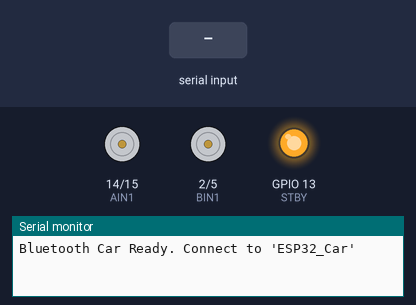
A sketch run on a simulated ESP32. Shown: motor-driver pin pairs drawn as motors (green arrow = first pin HIGH = forward, orange = second pin HIGH = backward, longer = more drive, scaled by the enable pin, stopped while the standby pin is LOW), output pins drawn as LEDs (lit = HIGH), the last lines printed to the serial monitor. The test bench sets the inputs (shaded band). Nothing arrives over Bluetooth unless stated.

Above: at 1.2 s.
1.3 s: "forward\n" received over the second serial link
At 1.7 s:
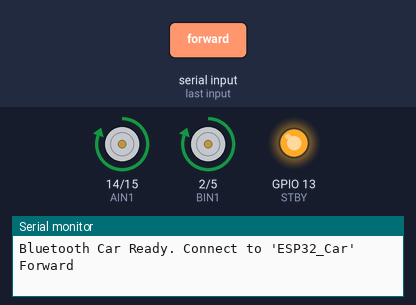
2.8 s: "backward\n" received over the second serial link
At 4.0 s:
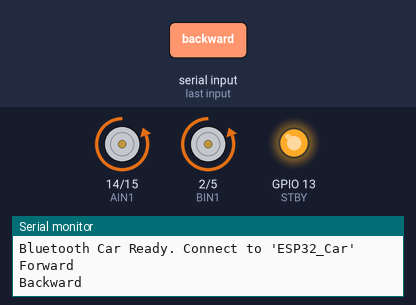
4.3 s: "left\n" received over the second serial link
At 5.2 s:
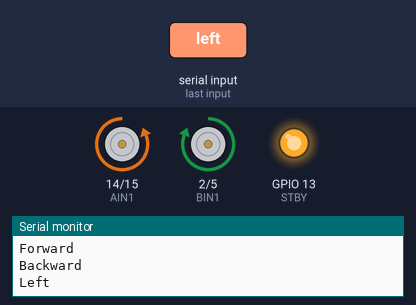
5.8 s: "right\n" received over the second serial link
At 6.3 s:
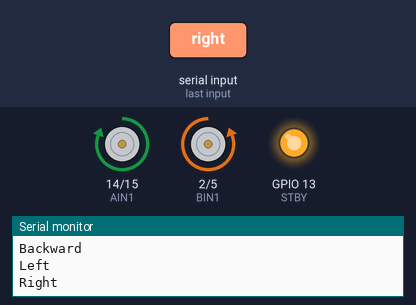
7.3 s: "stop\n" received over the second serial link
At 8.7 s:
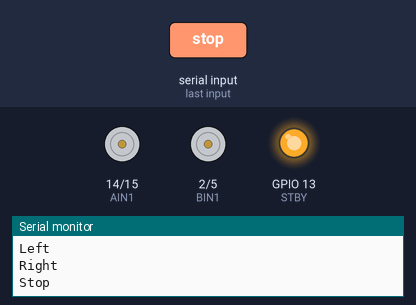
Timing chart, 0 to 9.8 s (numbered marks = the images above; inputs shaded):
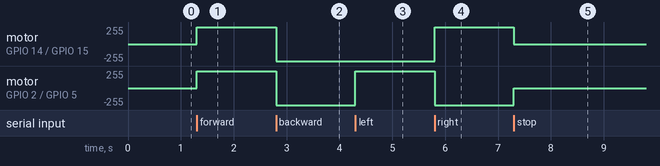

Measured:
- after the input at 1.3 s, motor on GPIO 14 (AIN1) / GPIO 15 (AIN2), motor on GPIO 2 (BIN1) / GPIO 5 (BIN2): stopped → forward 255/255 at once
- after the input at 2.8 s, motor on GPIO 14 (AIN1) / GPIO 15 (AIN2), motor on GPIO 2 (BIN1) / GPIO 5 (BIN2): forward 255/255 → backward 255/255 at once
- after the input at 4.3 s, motor on GPIO 2 (BIN1) / GPIO 5 (BIN2): backward 255/255 → forward 255/255 at once
- after the input at 5.8 s, motor on GPIO 14 (AIN1) / GPIO 15 (AIN2): backward 255/255 → forward 255/255 at once; motor on GPIO 2 (BIN1) / GPIO 5 (BIN2): forward 255/255 → backward 255/255 at once
- after the input at 7.3 s, motor on GPIO 14 (AIN1) / GPIO 15 (AIN2): forward 255/255 → stopped at once; motor on GPIO 2 (BIN1) / GPIO 5 (BIN2): backward 255/255 → stopped at once

The sketch:

bluetoothcontrolmotor.ino
```cpp
#include <BluetoothSerial.h>

BluetoothSerial SerialBT;

// Motor driver pin connections
#define STBY 13
#define PWMA 26
#define PWMB 16
#define AIN1 14
#define AIN2 15
#define BIN1 2
#define BIN2 5

// Motor speed (0–255)
int motorSpeed = 255;

void setup() {
  Serial.begin(115200);
  SerialBT.begin("ESP32_Car"); // Bluetooth name
  Serial.println("Bluetooth Car Ready. Connect to 'ESP32_Car'");

  // Set motor pins as outputs
  pinMode(STBY, OUTPUT);
  pinMode(PWMA, OUTPUT);
  pinMode(AIN1, OUTPUT);
  pinMode(AIN2, OUTPUT);
  pinMode(PWMB, OUTPUT);
  pinMode(BIN1, OUTPUT);
  pinMode(BIN2, OUTPUT);

  digitalWrite(STBY, HIGH); // Enable standby
}

void loop() {
  if (SerialBT.available()) {
    String command = SerialBT.readStringUntil('\n');
    command.trim();  // remove extra spaces or \r

    if (command.equalsIgnoreCase("forward")) {
      moveForward();
    }
    else if (command.equalsIgnoreCase("backward")) {
      moveBackward();
    }
    else if (command.equalsIgnoreCase("left")) {
      turnLeft();
    }
    else if (command.equalsIgnoreCase("right")) {
      turnRight();
    }
    else if (command.equalsIgnoreCase("stop")) {
      stopMotors();
    }
  }
}

// ---------------- Motor Functions ----------------
void moveForward() {
  digitalWrite(AIN1, HIGH);
  digitalWrite(AIN2, LOW);
  digitalWrite(BIN1, HIGH);
  digitalWrite(BIN2, LOW);
  analogWrite(PWMA, motorSpeed);
  analogWrite(PWMB, motorSpeed);
  Serial.println("Forward");
}

void moveBackward() {
  digitalWrite(AIN1, LOW);
  digitalWrite(AIN2, HIGH);
  digitalWrite(BIN1, LOW);
  digitalWrite(BIN2, HIGH);
  analogWrite(PWMA, motorSpeed);
  analogWrite(PWMB, motorSpeed);
  Serial.println("Backward");
}

void turnLeft() {
  digitalWrite(AIN1, LOW);
  digitalWrite(AIN2, HIGH);
  digitalWrite(BIN1, HIGH);
  digitalWrite(BIN2, LOW);
  analogWrite(PWMA, motorSpeed);
  analogWrite(PWMB, motorSpeed);
  Serial.println("Left");
}

void turnRight() {
  digitalWrite(AIN1, HIGH);
  digitalWrite(AIN2, LOW);
  digitalWrite(BIN1, LOW);
  digitalWrite(BIN2, HIGH);
  analogWrite(PWMA, motorSpeed);
  analogWrite(PWMB, motorSpeed);
  Serial.println("Right");
}

void stopMotors() {
  analogWrite(PWMA, 0);
  analogWrite(PWMB, 0);
  Serial.println("Stop");
}
```
